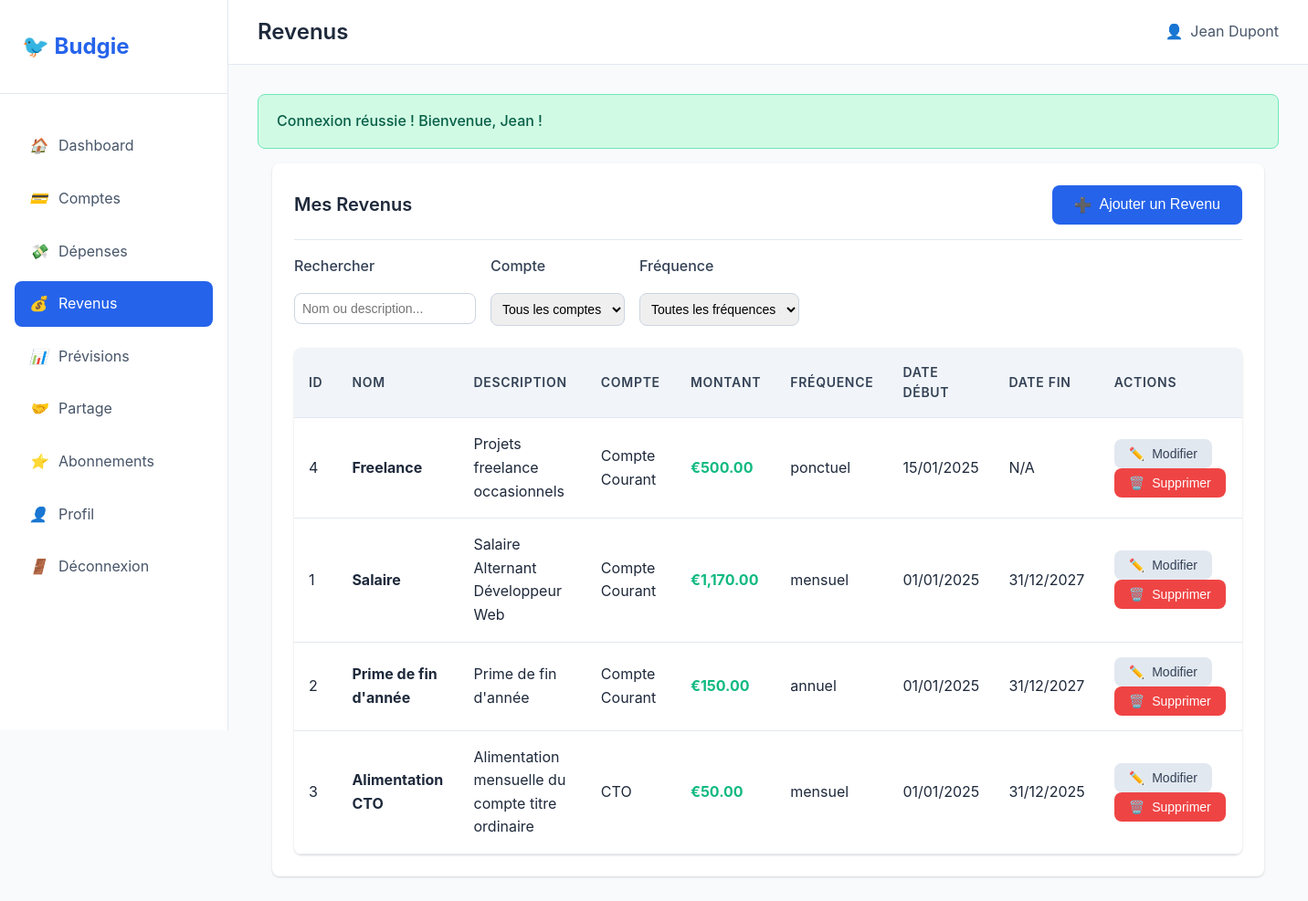
/public/incomes.php (signed in), run on the app's committed database.
### tables this page shows
CREATE TABLE incomes (
    id INT PRIMARY KEY AUTO_INCREMENT,
    user_id INT NOT NULL,
    account_id INT NOT NULL,
    name VARCHAR(100) NOT NULL,
    description TEXT,
    amount DECIMAL(15,2) NOT NULL,
    frequency ENUM('ponctuel', 'mensuel', 'bimensuel', 'trimestriel', 'semestriel', 'annuel') NOT NULL,
    start_date DATE NOT NULL,
    end_date DATE NULL,
    is_active BOOLEAN DEFAULT TRUE,
    created_at TIMESTAMP DEFAULT CURRENT_TIMESTAMP,
    updated_at TIMESTAMP DEFAULT CURRENT_TIMESTAMP ON UPDATE CURRENT_TIMESTAMP,
    deleted_at TIMESTAMP NULL DEFAULT NULL,
    FOREIGN KEY (user_id) REFERENCES users(id) ON DELETE CASCADE,
    FOREIGN KEY (account_id) REFERENCES accounts(id) ON DELETE CASCADE
);

CREATE TABLE accounts (
    id INT PRIMARY KEY AUTO_INCREMENT,
    user_id INT NOT NULL,
    name VARCHAR(100) NOT NULL,
    description TEXT,
    balance DECIMAL(15,2) DEFAULT 0.00,
    interest_rate DECIMAL(5,2) DEFAULT 0.00,
    tax_rate DECIMAL(5,2) DEFAULT 0.00,
    created_at TIMESTAMP DEFAULT CURRENT_TIMESTAMP,
    updated_at TIMESTAMP DEFAULT CURRENT_TIMESTAMP ON UPDATE CURRENT_TIMESTAMP,
    deleted_at TIMESTAMP NULL DEFAULT NULL,
    FOREIGN KEY (user_id) REFERENCES users(id) ON DELETE CASCADE
);

### src/config/database.php (called while the page is built, shortened)
<?php
class Database {
    private string $host;
    private string $port;
    private string $db_name;
    private string $username;
    private string $password;
    private static ?PDO $conn = null;
    public function __construct() {
        $this->host     = defined('DB_HOST') ? DB_HOST : ($_ENV['DB_HOST'] ?? '127.0.0.1');
        $this->port     = defined('DB_PORT') ? DB_PORT : ($_ENV['DB_PORT'] ?? '3306');
        $this->db_name  = defined('DB_NAME') ? DB_NAME : ($_ENV['DB_NAME'] ?? 'budgie_db');
        $this->username = defined('DB_USER') ? DB_USER : ($_ENV['DB_USER'] ?? 'root');
        $this->password = defined('DB_PASS') ? DB_PASS : ($_ENV['DB_PASS'] ?? '');
    }
    public function getConnection(): PDO {
        if (self::$conn !== null) {
            return self::$conn;
        }
        try {
            self::$conn = new PDO(
                "mysql:host={$this->host};port={$this->port};dbname={$this->db_name};charset=utf8mb4",
                $this->username,
                $this->password,
                [
                    PDO::ATTR_ERRMODE            => PDO::ERRMODE_EXCEPTION,
                    PDO::ATTR_DEFAULT_FETCH_MODE => PDO::FETCH_ASSOC,
                    PDO::ATTR_EMULATE_PREPARES   => false,
                    PDO::MYSQL_ATTR_INIT_COMMAND => "SET NAMES utf8mb4",
                ]
            );
        } catch (PDOException $e) {
            error_log("Database connection error: " . $e->getMessage());
            throw new Exception("Database connection failed");
        }
        return self::$conn;
    }
}
function getDB(): PDO {
    static $db = null;
    if ($db === null) {
        $db = new Database();
    }
    return $db->getConnection();
}
function executeQuery(string $sql, array $params = []): PDOStatement {
    try {
        $pdo  = getDB();
        $stmt = $pdo->prepare($sql);
        $stmt->execute($params);
        return $stmt;
    } catch (PDOException $e) {
        error_log("Query execution error: " . $e->getMessage() . " | SQL: " . $sql);
        throw new Exception("Database query failed: " . $e->getMessage());
    }
}
function fetchAll(string $sql, array $params = []): array {
    $stmt = executeQuery($sql, $params);
    return $stmt->fetchAll();
}
?>

### public/incomes.php (the view, shortened to what this page needs)
<?php
include SRC_PATH . '/includes/header.php';
$incomes = fetchAll(
    "SELECT i.*, a.name as account_name
     FROM incomes i
     JOIN accounts a ON i.account_id = a.id
     WHERE i.user_id = ? AND i.deleted_at IS NULL
     ORDER BY i.start_date DESC",
    [$_SESSION['user_id']]
);
?>
<div class="container">
    <div class="card">
        <div class="card-header">
            <h3 class="card-title">Mes Revenus</h3>
            <button class="btn btn-primary" onclick="openModal('addIncomeModal')">
                <span>➕</span> Ajouter un Revenu
            </button>
        </div>
        <div class="filters" id="income-filters">
            <div class="filter-group">
                <label for="search_incomes" class="form-label">Rechercher</label>
                <input type="text" id="search_incomes" class="filter-input" placeholder="Nom ou description...">
            </div>
            <div class="filter-group">
                <label for="filter_account_income" class="form-label">Compte</label>
                <select id="filter_account_income" class="filter-input">
                    <option value="">Tous les comptes</option>
                </select>
            </div>
            <div class="filter-group">
                <label for="filter_frequency_income" class="form-label">Fréquence</label>
                <select id="filter_frequency_income" class="filter-input">
                    <option value="">Toutes les fréquences</option>
                </select>
            </div>
        </div>
        <div class="table-container" id="income-table-container">
            <table class="table" id="incomes-table">
                <thead>
                    <tr>
                        <th>ID</th>
                        <th>Nom</th>
                        <th>Description</th>
                        <th>Compte</th>
                        <th>Montant</th>
                        <th>Fréquence</th>
                        <th>Date Début</th>
                        <th>Date Fin</th>
                        <th>Actions</th>
                    </tr>
                </thead>
                <tbody>
                    <?php foreach ($incomes as $income): ?>
                    <tr>
                        <td><?php echo $income['id']; ?></td>
                        <td><strong><?php echo htmlspecialchars($income['name']); ?></strong></td>
                        <td><?php echo htmlspecialchars($income['description']); ?></td>
                        <td><?php echo htmlspecialchars($income['account_name']); ?></td>
                        <td class="text-success"><strong>€<?php echo number_format($income['amount'], 2); ?></strong></td>
                        <td><?php echo htmlspecialchars($income['frequency']); ?></td>
                        <td><?php echo date('d/m/Y', strtotime($income['start_date'])); ?></td>
                        <td><?php echo $income['end_date'] ? date('d/m/Y', strtotime($income['end_date'])) : 'N/A'; ?></td>
                        <td>
                            <button class="btn btn-sm btn-secondary"
                                onclick="openEditIncomeModal(
                                    <?php echo $income['id']; ?>,
                                    <?php echo htmlspecialchars(json_encode($income['name']), ENT_QUOTES); ?>,
                                    <?php echo htmlspecialchars(json_encode($income['description']), ENT_QUOTES); ?>,
                                    <?php echo $income['account_id']; ?>,
                                    <?php echo $income['amount']; ?>,
                                    <?php echo htmlspecialchars(json_encode($income['frequency']), ENT_QUOTES); ?>,
                                    <?php echo htmlspecialchars(json_encode($income['start_date']), ENT_QUOTES); ?>,
                                    <?php echo htmlspecialchars(json_encode($income['end_date'] ?? ''), ENT_QUOTES); ?>
                                )">
                                <span>✏️</span> Modifier
                            </button>
                            <form method="POST" action="actions/delete_income.php" style="display:inline;"
                                  onsubmit="return confirm('Êtes-vous sûr de vouloir supprimer ce revenu ?')">
                                <button type="submit" class="btn btn-sm btn-danger">
                                    <span>🗑️</span> Supprimer
                                </button>
                            </form>
                        </td>
                    </tr>
                    <?php endforeach; ?>
                </tbody>
            </table>
        </div>
    </div>
</div>
<?php include SRC_PATH . '/includes/footer.php'; ?>

### public/css/style.css (style rules this page uses)
:root { --primary-color: #2563eb; --primary-hover: #1d4ed8; --secondary-color: #64748b; --success-color: #10b981; --warning-color: #f59e0b; --danger-color: #ef4444; --light-bg: #f8fafc; --white: #ffffff; --gray-100: #f1f5f9; --gray-200: #e2e8f0; --gray-300: #cbd5e1; --gray-400: #94a3b8; --gray-500: #64748b; --gray-600: #475569; --gray-700: #334155; --gray-800: #1e293b; --gray-900: #0f172a; --border-radius: 8px; --shadow: 0 1px 3px 0 rgba(0, 0, 0, 0.1), 0 1px 2px 0 rgba(0, 0, 0, 0.06); --shadow-lg: 0 10px 15px -3px rgba(0, 0, 0, 0.1), 0 4px 6px -2px rgba(0, 0, 0, 0.05); }
* { margin: 0; padding: 0; box-sizing: border-box; }
body { font-family: -apple-system, BlinkMacSystemFont, 'Segoe UI', Roboto, Oxygen, Ubuntu, Cantarell, sans-serif; line-height: 1.6; color: var(--gray-800); background-color: var(--light-bg); }
.container { max-width: 1200px; margin: 0 auto; padding: 0 1rem; }
.card { background: var(--white); border-radius: var(--border-radius); box-shadow: var(--shadow); padding: 1.5rem; margin-bottom: 1.5rem; }
.card-header { display: flex; justify-content: space-between; align-items: center; margin-bottom: 1rem; padding-bottom: 1rem; border-bottom: 1px solid var(--gray-200); }
.card-title { font-size: 1.25rem; font-weight: 600; color: var(--gray-800); }
.table-container { background: var(--white); border-radius: var(--border-radius); box-shadow: var(--shadow); overflow: hidden; }
.table { width: 100%; border-collapse: collapse; }
.table th, .table td { padding: 1rem; text-align: left; border-bottom: 1px solid var(--gray-200); }
.table th { background: var(--gray-100); font-weight: 600; color: var(--gray-700); font-size: 0.875rem; text-transform: uppercase; letter-spacing: 0.05em; }
.form-label { display: block; margin-bottom: 0.5rem; font-weight: 500; color: var(--gray-700); }
.btn { display: inline-flex; align-items: center; justify-content: center; padding: 0.75rem 1.5rem; border: none; border-radius: var(--border-radius); font-size: 1rem; font-weight: 500; text-decoration: none; cursor: pointer; transition: all 0.2s; gap: 0.5rem; }
.btn-primary { background: var(--primary-color); color: var(--white); }
.btn-secondary { background: var(--gray-200); color: var(--gray-700); }
.btn-danger { background: var(--danger-color); color: var(--white); }
.btn-sm { padding: 0.5rem 1rem; font-size: 0.875rem; }
.filters { display: flex; gap: 1rem; margin-bottom: 1.5rem; flex-wrap: wrap; }
.filter-group { display: flex; flex-direction: column; gap: 0.5rem; }
.filter-input { padding: 0.5rem; border: 1px solid var(--gray-300); border-radius: var(--border-radius); font-size: 0.875rem; }
.text-success { color: var(--success-color); }

### data on the page
incomes: id "4", name "Freelance", description "Projets freelance occasionnels", account.name "Compte Courant", amount "500.00", frequency "ponctuel", start_date "15/01/2025", shows "N/A"
incomes: id "1", name "Salaire", description "Salaire Alternant Développeur Web", account.name "Compte Courant", amount "1,170.00", frequency "mensuel", start_date "01/01/2025", end_date "31/12/2027"
incomes: id "2", name "Prime de fin d'année", description "Prime de fin d'année", account.name "Compte Courant", amount "150.00", frequency "annuel", start_date "01/01/2025", end_date "31/12/2027"
incomes: id "3", name "Alimentation CTO", description "Alimentation mensuelle du compte titre ordinaire", account.name "CTO", amount "50.00", frequency "mensuel", start_date "01/01/2025", end_date "31/12/2025"

### other printed values
$page_title "Revenus"
$_SESSION['user_name'] "Jean Dupont"
$gFlashSuccess "Connexion réussie ! Bienvenue, Jean !"
